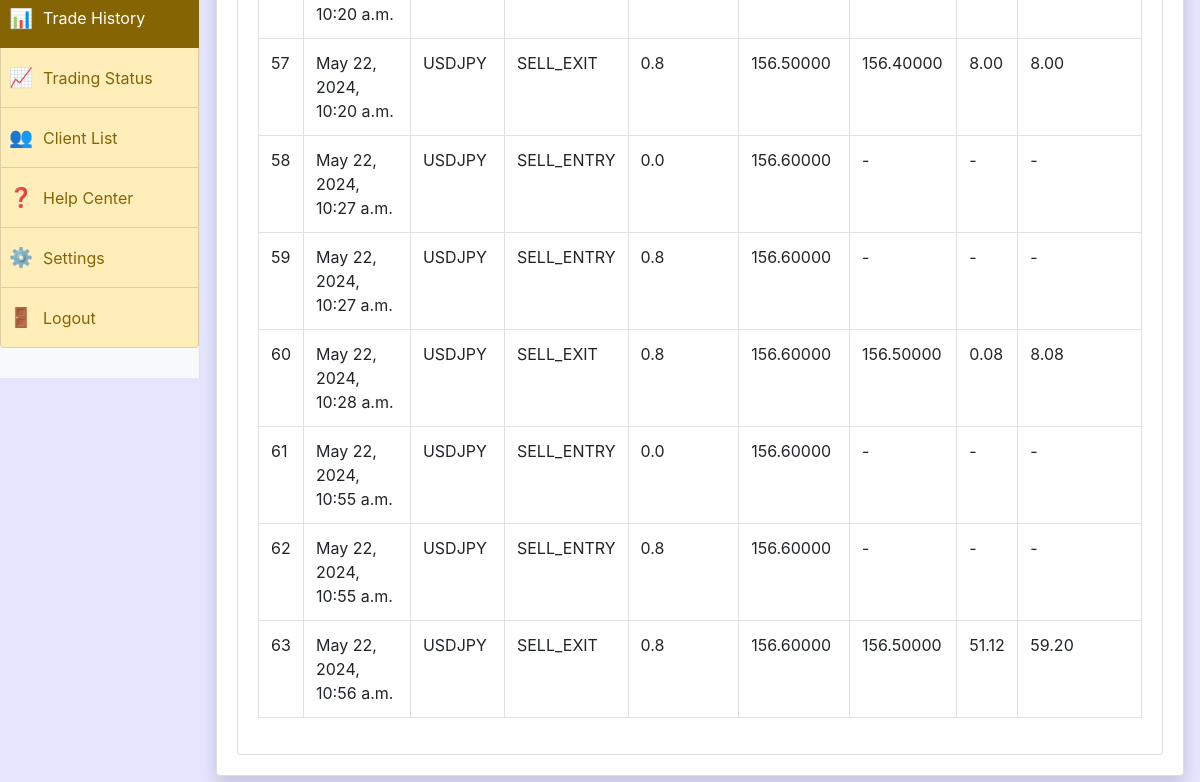
The app's page /admin_thistory/ (signed in, lower part), older data.
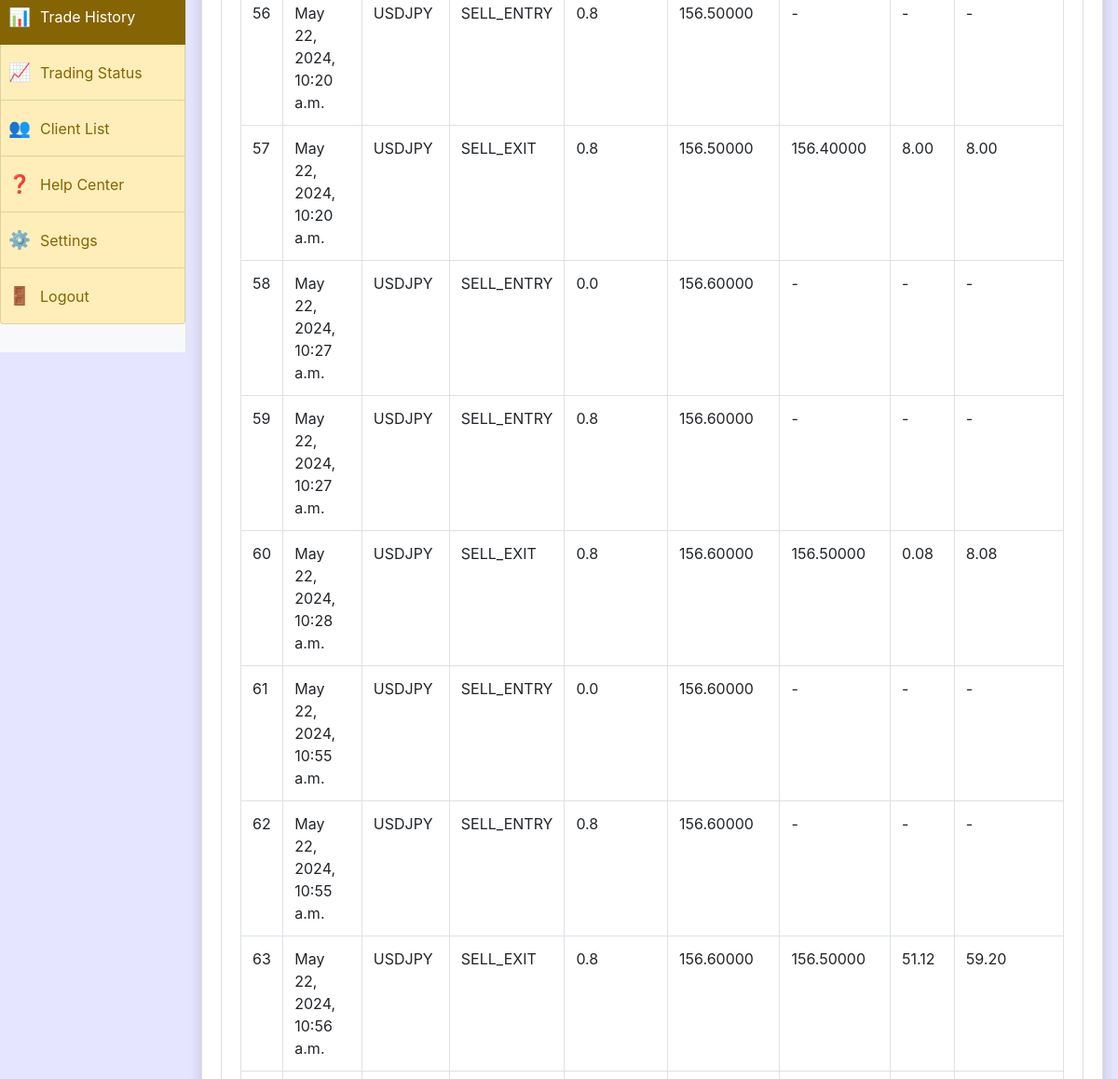
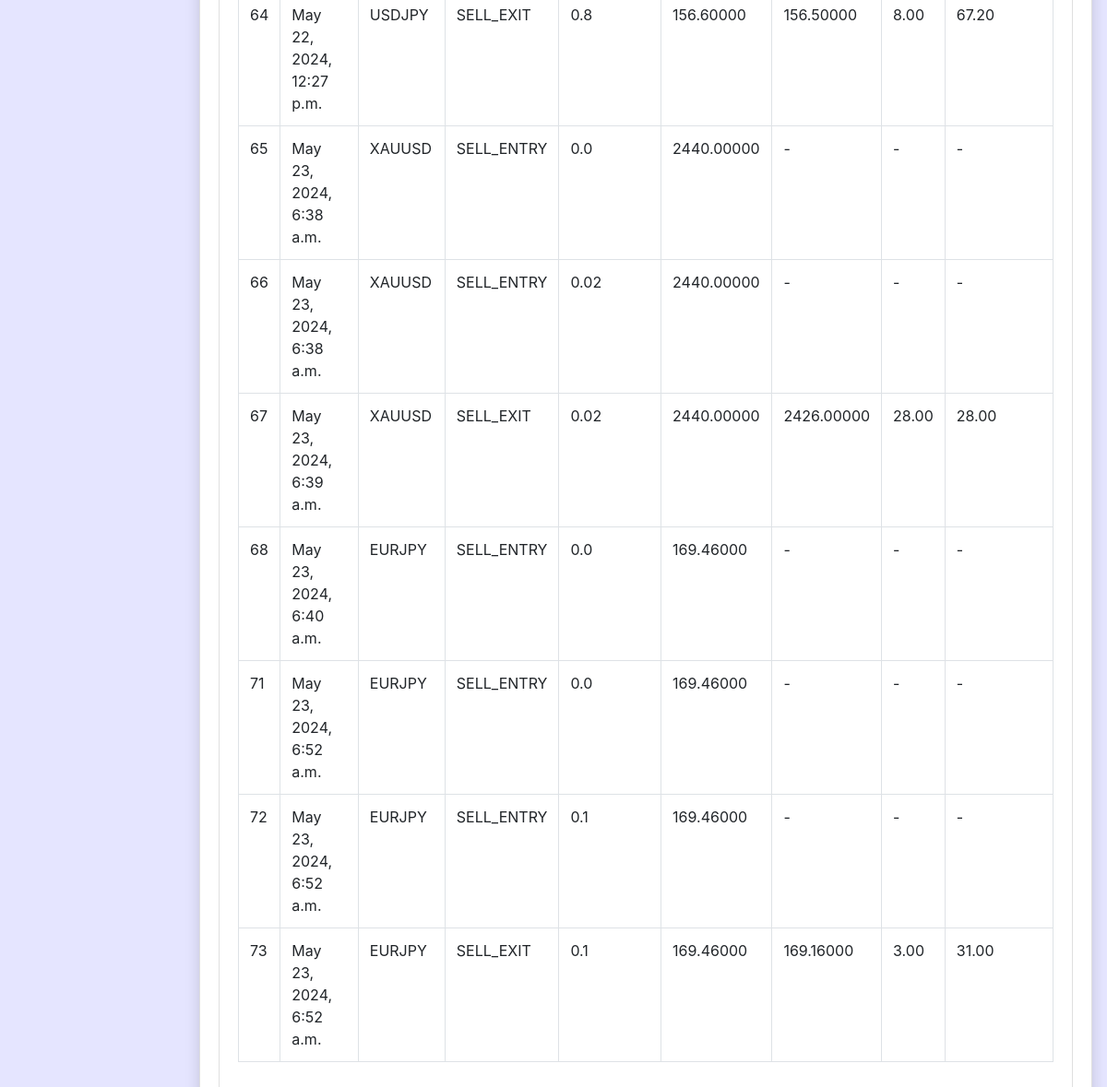
The same page, newer data (2 pictures, top to bottom).
### myapp/models.py (models this page shows)
class ClientSignal(models.Model):
    user = models.ForeignKey(User, on_delete=models.CASCADE , blank=True, null=True)
    admin = models.CharField(max_length=50, blank=True, null=True)
    client_id = models.CharField(max_length=50, blank=True, null=True)
    message_id = models.CharField(max_length=50, blank=True, null=True)
    ids = models.CharField(max_length=50, blank=True, null=True)
    SYMBOL = models.ForeignKey(SYMBOL, on_delete=models.CASCADE, related_name='client_signals')
    TYPE_CHOICES = (
        ('BUY_ENTRY', 'BUY_ENTRY'),
        ('BUY_EXIT', 'BUY_EXIT'),
        ('SELL_ENTRY', 'SELL_ENTRY'),
        ('SELL_EXIT', 'SELL_EXIT'),
    )
    TYPE = models.CharField(max_length=10, choices=TYPE_CHOICES)
    QUANTITY = models.FloatField(null=True, blank=True)
    ENTRY_PRICE = models.DecimalField(max_digits=12, decimal_places=5,null=True,blank=True)
    EXIT_PRICE = models.DecimalField(max_digits=12, decimal_places=5,null=True,blank=True)
    profit_loss =  models.DecimalField(max_digits=10, decimal_places=2,null=True,blank=True)
    cumulative_pl =  models.DecimalField(max_digits=10, decimal_places=2,null=True,blank=True)
    created_at = models.DateTimeField(auto_now_add=True)

class SYMBOL(models.Model):
      user = models.ForeignKey(User, on_delete=models.CASCADE , blank=True, null=True)
      SYMBOL = models.CharField(max_length=10)
      created_at = models.DateTimeField(auto_now_add=True)
      def __str__(self):
        return self.SYMBOL

### myapp/views.py (the view)
# urls.py: path('admin_thistory/',views.admin_thistory, name='admin_thistory'),
def admin_thistory(request):
    if not request.user.is_authenticated:
        return redirect('admin_login')
    clientsignal = ClientSignal.objects.all()
    return render(request,'admin_thistory.html',locals())

### myapp/templates/admin_thistory.html (shortened to what this page needs)
{% extends 'admin_base.html' %}
{% block main %}
<div class="content">
    <div class="row">
      <div class="col-sm md lg xl xxl-12">
        <div class="card">
          <div class="card-body">
            <div class="table-responsive table-container">
              <table class="table tablesorter table-bordered table-hover" id="example">
                <tbody>
                  {% for signal in clientsignal %}
                  <tr>
                      <td>{{ signal.id }}</td>
                      <td>{{ signal.created_at }}</td>
                      <td>{{ signal.SYMBOL }}</td>
                      <td>{{ signal.TYPE }}</td>
                      <td>{{ signal.QUANTITY }}</td>
                      <td>{{ signal.ENTRY_PRICE }}</td>
                      <td>{{ signal.EXIT_PRICE }}</td>
                      <td>{{ signal.profit_loss }}</td>
                      <td>{{ signal.cumulative_pl }}</td>
                  </tr>
                  {% endfor %}
                 </tbody>
              </table>
            </div>
          </div>
        </div>
      </div>
    </div>
  </div>
{% endblock %}

Row changes from the older to the newer data that the page shows:
now on this page (row unchanged): ClientSignal: id "56", created_at "May 22, 2024, 10:20 a.m.", SYMBOL "USDJPY", TYPE "SELL_ENTRY", QUANTITY "0.8", ENTRY_PRICE "156.50000"
added ClientSignal: id "64", created_at "May 22, 2024, 12:27 p.m.", SYMBOL "USDJPY", TYPE "SELL_EXIT", QUANTITY "0.8", ENTRY_PRICE "156.60000", EXIT_PRICE "156.50000", profit_loss "8.00", cumulative_pl "67.20"
added ClientSignal: id "65", created_at "May 23, 2024, 6:38 a.m.", SYMBOL "XAUUSD", TYPE "SELL_ENTRY", QUANTITY "0.0", ENTRY_PRICE "2440.00000"
added ClientSignal: id "66", created_at "May 23, 2024, 6:38 a.m.", SYMBOL "XAUUSD", TYPE "SELL_ENTRY", QUANTITY "0.02", ENTRY_PRICE "2440.00000"
added ClientSignal: id "67", created_at "May 23, 2024, 6:39 a.m.", SYMBOL "XAUUSD", TYPE "SELL_EXIT", QUANTITY "0.02", ENTRY_PRICE "2440.00000", EXIT_PRICE "2426.00000", profit_loss "28.00", cumulative_pl "28.00"
added ClientSignal: id "68", created_at "May 23, 2024, 6:40 a.m.", SYMBOL "EURJPY", TYPE "SELL_ENTRY", QUANTITY "0.0", ENTRY_PRICE "169.46000"
added ClientSignal: id "71", created_at "May 23, 2024, 6:52 a.m.", SYMBOL "EURJPY", TYPE "SELL_ENTRY", QUANTITY "0.0", ENTRY_PRICE "169.46000"
added ClientSignal: id "72", created_at "May 23, 2024, 6:52 a.m.", SYMBOL "EURJPY", TYPE "SELL_ENTRY", QUANTITY "0.1", ENTRY_PRICE "169.46000"
added ClientSignal: id "73", created_at "May 23, 2024, 6:52 a.m.", SYMBOL "EURJPY", TYPE "SELL_EXIT", QUANTITY "0.1", ENTRY_PRICE "169.46000", EXIT_PRICE "169.16000", profit_loss "3.00", cumulative_pl "31.00"
